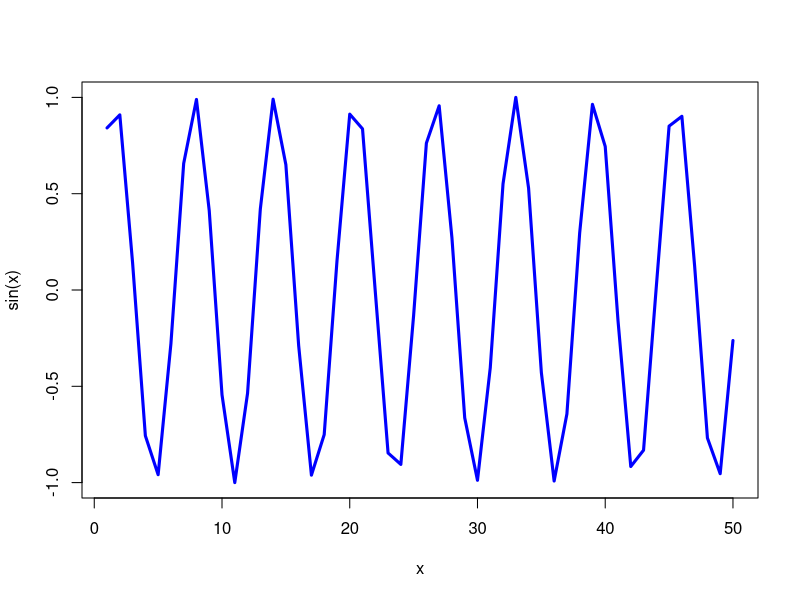

R code for this plot:

#' ---
#' title: "Lab04"
#' author: "Nathan Phan (PID : A17395036)"
#' date: "October 9th, 2025"
#' ---

x <- 1:50
plot(x, sin(x), type="l", lwd=3, col="blue")